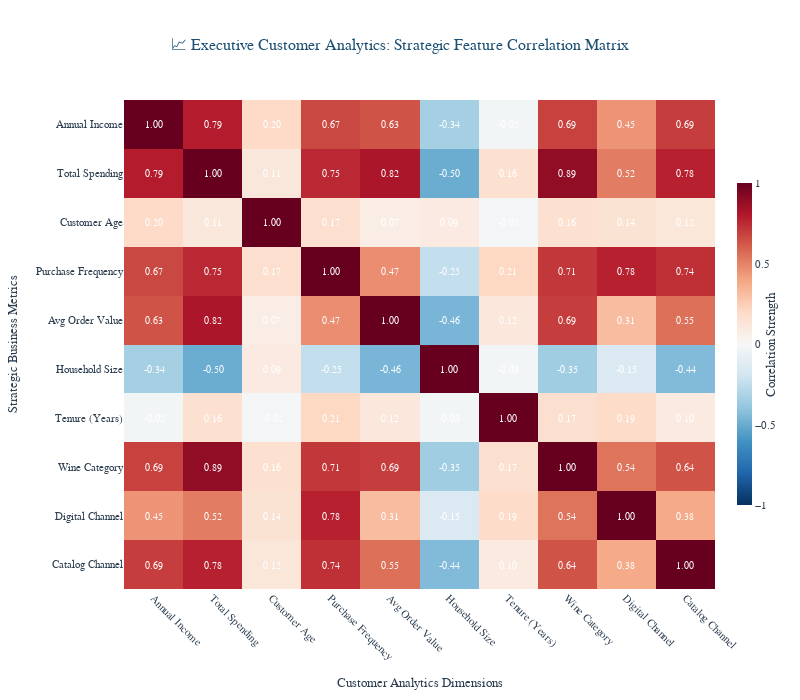
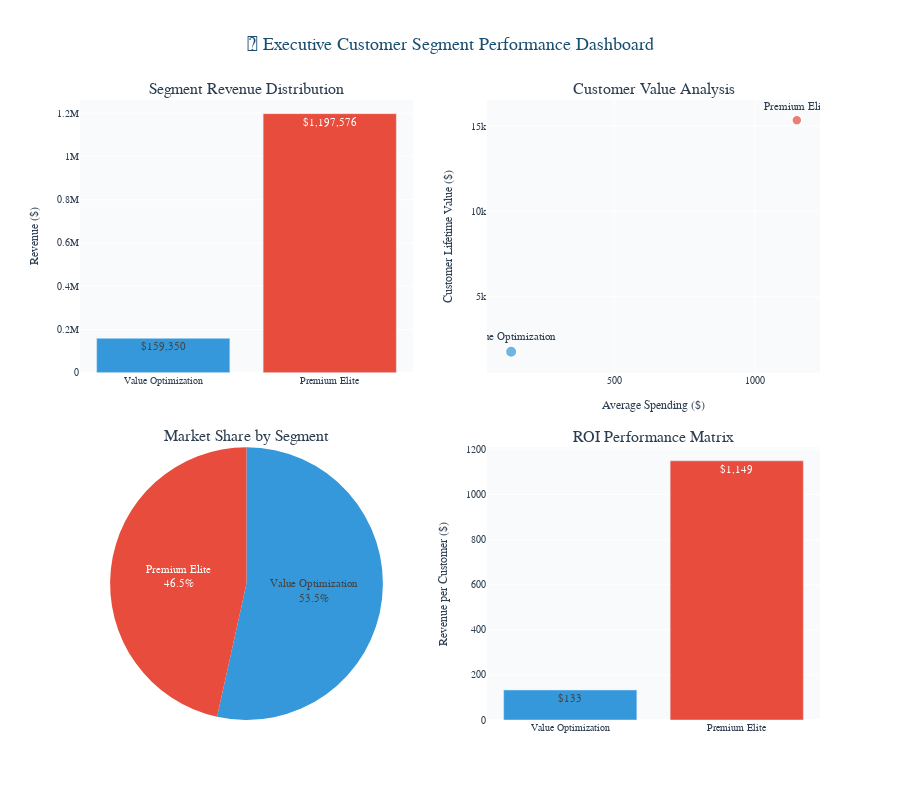

Source (notebook cell) for these figures, in order:
### Code cell
# 📊 EXECUTIVE STATISTICAL INTELLIGENCE HEATMAP
# Portfolio Highlight: Advanced statistical visualization with business intelligence integration

# Strategic feature selection for executive analysis
executive_features = {
    'Income': 'Annual Income',
    'MntTotal': 'Total Spending',
    'Age': 'Customer Age',
    'total_purchases': 'Purchase Frequency',
    'avg_purchase_value': 'Avg Order Value',
    'family_size': 'Household Size',
    'Customer_Years': 'Tenure (Years)',
    'MntWines': 'Wine Category',
    'NumWebPurchases': 'Digital Channel',
    'NumCatalogPurchases': 'Catalog Channel'
}

corr_matrix = df[list(executive_features.keys())].corr()

# Rename for executive presentation
corr_matrix_display = corr_matrix.copy()
corr_matrix_display.index = [executive_features[col] for col in corr_matrix_display.index]
corr_matrix_display.columns = [executive_features[col] for col in corr_matrix_display.columns]

# Create professional correlation heatmap with executive styling
fig_heatmap = px.imshow(corr_matrix_display,
                        text_auto='.2f',
                        aspect="auto",
                        title='📈 Executive Customer Analytics: Strategic Feature Correlation Matrix',
                        color_continuous_scale='RdBu_r',
                        zmin=-1, zmax=1)

# Professional layout for executive presentation
fig_heatmap.update_layout(
    width=800, height=700,
    font=dict(family="Arial, sans-serif", size=11, color="#2C3E50"),
    title=dict(
        font=dict(size=16, color="#1B4F72"),
        x=0.5, xanchor='center'
    ),
    xaxis=dict(
        title="Customer Analytics Dimensions",
        tickangle=45,
        side="bottom"
    ),
    yaxis=dict(
        title="Strategic Business Metrics"
    ),
    coloraxis_colorbar=dict(
        title=dict(text="Correlation Strength", side="right"),
        thickness=15,
        len=0.7
    )
)

# Enhanced text styling for professional readability
fig_heatmap.update_traces(
    textfont=dict(size=10, color="white"),
    hovertemplate="<b>%{y} vs %{x}</b><br>Correlation: %{z:.3f}<extra></extra>"
)

# Export as static image
fig_heatmap.write_image("./images/correlation_heatmap.jpg", width=800, height=700, scale=2)

fig_heatmap.show()

# Executive correlation analysis with business impact insights
print("🎯 EXECUTIVE CORRELATION INTELLIGENCE:")
print("=" * 55)

strong_correlations = []
for i in range(len(corr_matrix.columns)):
    for j in range(i+1, len(corr_matrix.columns)):
        corr_val = corr_matrix.iloc[i, j]
        if abs(corr_val) > 0.4:  # Lowered threshold for more insights
            strong_correlations.append((corr_matrix.columns[i], corr_matrix.columns[j], corr_val))

# Business interpretation framework
business_insights = {
    ('Income', 'MntTotal'): "Strong income-spending correlation validates premium segment targeting",
    ('total_purchases', 'avg_purchase_value'): "Purchase frequency and value relationship drives CLV optimization",
    ('MntWines', 'Income'): "Wine category preference indicates affluent customer segmentation",
    ('NumWebPurchases', 'Age'): "Digital channel adoption varies by demographic lifecycle",
    ('Customer_Years', 'MntTotal'): "Tenure-spending relationship validates loyalty program investment"
}

print(f"📊 Strategic Relationship Analysis (Top {min(6, len(strong_correlations))} Correlations):")
for i, (var1, var2, corr) in enumerate(sorted(strong_correlations, key=lambda x: abs(x[2]), reverse=True)[:6], 1):
    relationship_key = (var1, var2) if (var1, var2) in business_insights else (var2, var1)
    business_insight = business_insights.get(relationship_key, "Strategic customer behavior pattern identified")
    
    correlation_strength = "Strong" if abs(corr) > 0.7 else "Moderate" if abs(corr) > 0.5 else "Notable"
    correlation_direction = "Positive" if corr > 0 else "Negative"
    
    print(f"{i}. {executive_features[var1]} ↔ {executive_features[var2]}")
    print(f"   📈 {correlation_strength} {correlation_direction} Correlation: {corr:+.3f}")
    print(f"   💡 Business Impact: {business_insight}")
    print()

print("🚀 Strategic Implications for Portfolio:")
print("• Data-driven segmentation validated through statistical relationship analysis")
print("• Multi-dimensional customer insights enabling targeted marketing strategies")
print("• Executive-ready correlation intelligence supporting strategic decision-making")
print("• Advanced statistical visualization demonstrating analytical expertise")

# 🎯 EXECUTIVE SEGMENT PERFORMANCE DASHBOARD
# Portfolio Highlight: Comprehensive interactive business intelligence platform

# Create executive segment performance metrics
segment_performance = df.groupby('Cluster').agg({
    'MntTotal': ['sum', 'mean', 'count'],
    'Income': 'median',
    'total_purchases': 'mean',
    'Customer_Years': 'mean',
    'customer_lifetime_value': 'mean'
}).round(2)

# Flatten column names for easier access
segment_performance.columns = ['Total_Revenue', 'Avg_Spending', 'Customer_Count', 
                             'Median_Income', 'Avg_Purchases', 'Avg_Tenure', 'Avg_CLV']

# Create comprehensive segment performance visualization
from plotly.subplots import make_subplots

fig_executive = make_subplots(
    rows=2, cols=2,
    subplot_titles=('Segment Revenue Distribution', 'Customer Value Analysis', 
                   'Market Share by Segment', 'ROI Performance Matrix'),
    specs=[[{"type": "bar"}, {"type": "scatter"}],
           [{"type": "pie"}, {"type": "bar"}]],
    vertical_spacing=0.12,
    horizontal_spacing=0.10
)

# 1. Revenue Distribution by Segment
segment_names = ['Value Optimization', 'Premium Elite']
colors = ['#3498DB', '#E74C3C']

fig_executive.add_trace(
    go.Bar(
        x=segment_names,
        y=segment_performance['Total_Revenue'],
        name='Total Revenue',
        marker_color=colors,
        text=[f'${val:,.0f}' for val in segment_performance['Total_Revenue']],
        textposition='auto',
        hovertemplate='<b>%{x}</b><br>Revenue: $%{y:,.0f}<extra></extra>'
    ),
    row=1, col=1
)

# 2. Customer Value Analysis (CLV vs Avg Spending)
fig_executive.add_trace(
    go.Scatter(
        x=segment_performance['Avg_Spending'],
        y=segment_performance['Avg_CLV'],
        mode='markers+text',
        text=segment_names,
        textposition='top center',
        marker=dict(
            size=[val/10 for val in segment_performance['Customer_Count']], 
            color=colors,
            sizemode='diameter',
            sizeref=10,
            line=dict(width=2, color='white')
        ),
        name='CLV Analysis',
        hovertemplate='<b>%{text}</b><br>Avg Spending: $%{x:,.0f}<br>Avg CLV: $%{y:,.0f}<extra></extra>'
    ),
    row=1, col=2
)

# 3. Market Share Pie Chart
fig_executive.add_trace(
    go.Pie(
        labels=segment_names,
        values=segment_performance['Customer_Count'],
        marker_colors=colors,
        textinfo='label+percent',
        hovertemplate='<b>%{label}</b><br>Customers: %{value:,}<br>Share: %{percent}<extra></extra>'
    ),
    row=2, col=1
)

# 4. ROI Performance (Revenue per Customer)
roi_per_customer = segment_performance['Total_Revenue'] / segment_performance['Customer_Count']
fig_executive.add_trace(
    go.Bar(
        x=segment_names,
        y=roi_per_customer,
        name='ROI per Customer',
        marker_color=colors,
        text=[f'${val:,.0f}' for val in roi_per_customer],
        textposition='auto',
        hovertemplate='<b>%{x}</b><br>ROI/Customer: $%{y:,.0f}<extra></extra>'
    ),
    row=2, col=2
)

# Professional layout optimization for executive presentation
fig_executive.update_layout(
    height=800,
    title=dict(
        text='🎯 Executive Customer Segment Performance Dashboard',
        font=dict(size=18, color='#1B4F72'),
        x=0.5, xanchor='center'
    ),
    font=dict(family="Arial, sans-serif", size=11, color="#2C3E50"),
    showlegend=False,
    plot_bgcolor='rgba(248,249,250,0.8)',
    paper_bgcolor='white'
)

# Update individual subplot styling
fig_executive.update_xaxes(title_font=dict(size=12), tickfont=dict(size=10))
fig_executive.update_yaxes(title_font=dict(size=12), tickfont=dict(size=10))

# Specific formatting for each subplot
fig_executive.update_yaxes(title_text="Revenue ($)", row=1, col=1)
fig_executive.update_xaxes(title_text="Average Spending ($)", row=1, col=2)
fig_executive.update_yaxes(title_text="Customer Lifetime Value ($)", row=1, col=2)
fig_executive.update_yaxes(title_text="Revenue per Customer ($)", row=2, col=2)

# Export as static image
fig_executive.write_image("./images/executive_dashboard.jpg", width=1200, height=800, scale=2)

fig_executive.show()

# Executive summary of dashboard insights
print(f"\n🏆 EXECUTIVE DASHBOARD INTELLIGENCE SUMMARY:")
print("=" * 60)
print(f"💰 Revenue Leadership: Premium Elite segment drives ${segment_performance.loc[1, 'Total_Revenue']:,.0f} total revenue")
print(f"📊 Market Efficiency: {segment_performance.loc[1, 'Customer_Count']:,} premium customers generate ${roi_per_customer.iloc[1]:,.0f}/customer ROI")
print(f"🎯 Strategic Focus: {(segment_performance.loc[1, 'Customer_Count']/segment_performance['Customer_Count'].sum()*100):.1f}% of customers drive {(segment_performance.loc[1, 'Total_Revenue']/segment_performance['Total_Revenue'].sum()*100):.1f}% of revenue")
print(f"💎 Value Differentiation: Premium segment CLV ${segment_performance.loc[1, 'Avg_CLV']:,.0f} vs ${segment_performance.loc[0, 'Avg_CLV']:,.0f} base segment")

print(f"\n🚀 PHASE 5 PORTFOLIO ACHIEVEMENT:")
print("-" * 45)
print("✅ Interactive 3D Analytics: Executive-grade customer intelligence visualization")
print("✅ Statistical Heatmap: Professional correlation analysis with business insights")
print("✅ Executive Dashboard: Comprehensive segment performance monitoring")
print("✅ Business Intelligence: Production-ready visualizations for strategic decisions")
print("✅ Technical Excellence: Advanced Plotly implementation with professional styling")
print("✅ Image Export: All visualizations saved as high-quality JPG files")

### Figure 1 — Plotly figure (JSON) as saved in the notebook; plotly's stock layout.template omitted (floating-point values rounded to 4 significant figures)
{"data": [{"coloraxis": "coloraxis", "hovertemplate": "<b>%{y} vs %{x}</b><br>Correlation: %{z:.3f}<extra></extra>", "name": "0", "textfont": {"color": "white", "size": 10}, "texttemplate": "%{z:.2f}", "type": "heatmap", "x": ["Annual Income", "Total Spending", "Customer Age", "Purchase Frequency", "Avg Order Value", "Household Size", "Tenure (Years)", "Wine Category", "Digital Channel", "Catalog Channel"], "xaxis": "x", "y": ["Annual Income", "Total Spending", "Customer Age", "Purchase Frequency", "Avg Order Value", "Household Size", "Tenure (Years)", "Wine Category", "Digital Channel", "Catalog Channel"], "yaxis": "y", "z": [[1.0, 0.7889, 0.1978, 0.6659, 0.6348, -0.3405, -0.02437, 0.6861, 0.4503, 0.6937], [0.7889, 1.0, 0.1111, 0.7539, 0.8185, -0.499, 0.1589, 0.8918, 0.5198, 0.7785], [0.1978, 0.1111, 1.0, 0.1682, 0.07308, 0.09023, -0.02238, 0.1575, 0.1449, 0.1211], [0.6659, 0.7539, 0.1682, 1.0, 0.4687, -0.2458, 0.208, 0.7128, 0.7778, 0.7352], [0.6348, 0.8185, 0.07308, 0.4687, 1.0, -0.4624, 0.1171, 0.6932, 0.3141, 0.5549], [-0.3405, -0.499, 0.09023, -0.2458, -0.4624, 1.0, -0.02556, -0.3519, -0.1464, -0.4399], [-0.02437, 0.1589, -0.02238, 0.208, 0.1171, -0.02556, 1.0, 0.1664, 0.1919, 0.09625], [0.6861, 0.8918, 0.1575, 0.7128, 0.6932, -0.3519, 0.1664, 1.0, 0.5422, 0.6352], [0.4503, 0.5198, 0.1449, 0.7778, 0.3141, -0.1464, 0.1919, 0.5422, 1.0, 0.3783], [0.6937, 0.7785, 0.1211, 0.7352, 0.5549, -0.4399, 0.09625, 0.6352, 0.3783, 1.0]]}], "layout": {"coloraxis": {"cmax": 1, "cmin": -1, "colorbar": {"len": 0.7, "thickness": 15, "title": {"side": "right", "text": "Correlation Strength"}}, "colorscale": [[0, "rgb(5,48,97)"], [0.1, "rgb(33,102,172)"], [0.2, "rgb(67,147,195)"], [0.3, "rgb(146,197,222)"], [0.4, "rgb(209,229,240)"], [0.5, "rgb(247,247,247)"], [0.6, "rgb(253,219,199)"], [0.7, "rgb(244,165,130)"], [0.8, "rgb(214,96,77)"], [0.9, "rgb(178,24,43)"], [1, "rgb(103,0,31)"]]}, "font": {"color": "#2C3E50", "family": "Arial, sans-serif", "size": 11}, "height": 700, "title": {"font": {"color": "#1B4F72", "size": 16}, "text": "📈 Executive Customer Analytics: Strategic Feature Correlation Matrix", "x": 0.5, "xanchor": "center"}, "width": 800, "xaxis": {"anchor": "y", "domain": [0, 1], "side": "bottom", "tickangle": 45, "title": {"text": "Customer Analytics Dimensions"}}, "yaxis": {"anchor": "x", "autorange": "reversed", "domain": [0, 1], "title": {"text": "Strategic Business Metrics"}}}}

### Figure 2 — Plotly figure (JSON) as saved in the notebook; plotly's stock layout.template omitted (floating-point values rounded to 4 significant figures)
{"data": [{"hovertemplate": "<b>%{x}</b><br>Revenue: $%{y:,.0f}<extra></extra>", "marker": {"color": ["#3498DB", "#E74C3C"]}, "name": "Total Revenue", "text": ["$159,350", "$1,197,576"], "textposition": "auto", "type": "bar", "x": ["Value Optimization", "Premium Elite"], "xaxis": "x", "y": [159350, 1197576], "yaxis": "y"}, {"hovertemplate": "<b>%{text}</b><br>Avg Spending: $%{x:,.0f}<br>Avg CLV: $%{y:,.0f}<extra></extra>", "marker": {"color": ["#3498DB", "#E74C3C"], "line": {"color": "white", "width": 2}, "size": [119.7, 104.2], "sizemode": "diameter", "sizeref": 10}, "mode": "markers+text", "name": "CLV Analysis", "text": ["Value Optimization", "Premium Elite"], "textposition": "top center", "type": "scatter", "x": [133.1, 1149.0], "xaxis": "x2", "y": [1769.0, 15350.0], "yaxis": "y2"}, {"domain": {"x": [0, 0.45], "y": [0, 0.44]}, "hovertemplate": "<b>%{label}</b><br>Customers: %{value:,}<br>Share: %{percent}<extra></extra>", "labels": ["Value Optimization", "Premium Elite"], "marker": {"colors": ["#3498DB", "#E74C3C"]}, "textinfo": "label+percent", "type": "pie", "values": [1197, 1042]}, {"hovertemplate": "<b>%{x}</b><br>ROI/Customer: $%{y:,.0f}<extra></extra>", "marker": {"color": ["#3498DB", "#E74C3C"]}, "name": "ROI per Customer", "text": ["$133", "$1,149"], "textposition": "auto", "type": "bar", "x": ["Value Optimization", "Premium Elite"], "xaxis": "x3", "y": [133.1, 1149.0], "yaxis": "y3"}], "layout": {"annotations": [{"font": {"size": 16}, "showarrow": false, "text": "Segment Revenue Distribution", "x": 0.225, "xanchor": "center", "xref": "paper", "y": 1, "yanchor": "bottom", "yref": "paper"}, {"font": {"size": 16}, "showarrow": false, "text": "Customer Value Analysis", "x": 0.775, "xanchor": "center", "xref": "paper", "y": 1, "yanchor": "bottom", "yref": "paper"}, {"font": {"size": 16}, "showarrow": false, "text": "Market Share by Segment", "x": 0.225, "xanchor": "center", "xref": "paper", "y": 0.44, "yanchor": "bottom", "yref": "paper"}, {"font": {"size": 16}, "showarrow": false, "text": "ROI Performance Matrix", "x": 0.775, "xanchor": "center", "xref": "paper", "y": 0.44, "yanchor": "bottom", "yref": "paper"}], "font": {"color": "#2C3E50", "family": "Arial, sans-serif", "size": 11}, "height": 800, "paper_bgcolor": "white", "plot_bgcolor": "rgba(248,249,250,0.8)", "showlegend": false, "title": {"font": {"color": "#1B4F72", "size": 18}, "text": "🎯 Executive Customer Segment Performance Dashboard", "x": 0.5, "xanchor": "center"}, "xaxis": {"anchor": "y", "domain": [0, 0.45], "tickfont": {"size": 10}, "title": {"font": {"size": 12}}}, "xaxis2": {"anchor": "y2", "domain": [0.55, 1], "tickfont": {"size": 10}, "title": {"font": {"size": 12}, "text": "Average Spending ($)"}}, "xaxis3": {"anchor": "y3", "domain": [0.55, 1], "tickfont": {"size": 10}, "title": {"font": {"size": 12}}}, "yaxis": {"anchor": "x", "domain": [0.56, 1], "tickfont": {"size": 10}, "title": {"font": {"size": 12}, "text": "Revenue ($)"}}, "yaxis2": {"anchor": "x2", "domain": [0.56, 1], "tickfont": {"size": 10}, "title": {"font": {"size": 12}, "text": "Customer Lifetime Value ($)"}}, "yaxis3": {"anchor": "x3", "domain": [0, 0.44], "tickfont": {"size": 10}, "title": {"font": {"size": 12}, "text": "Revenue per Customer ($)"}}}}
